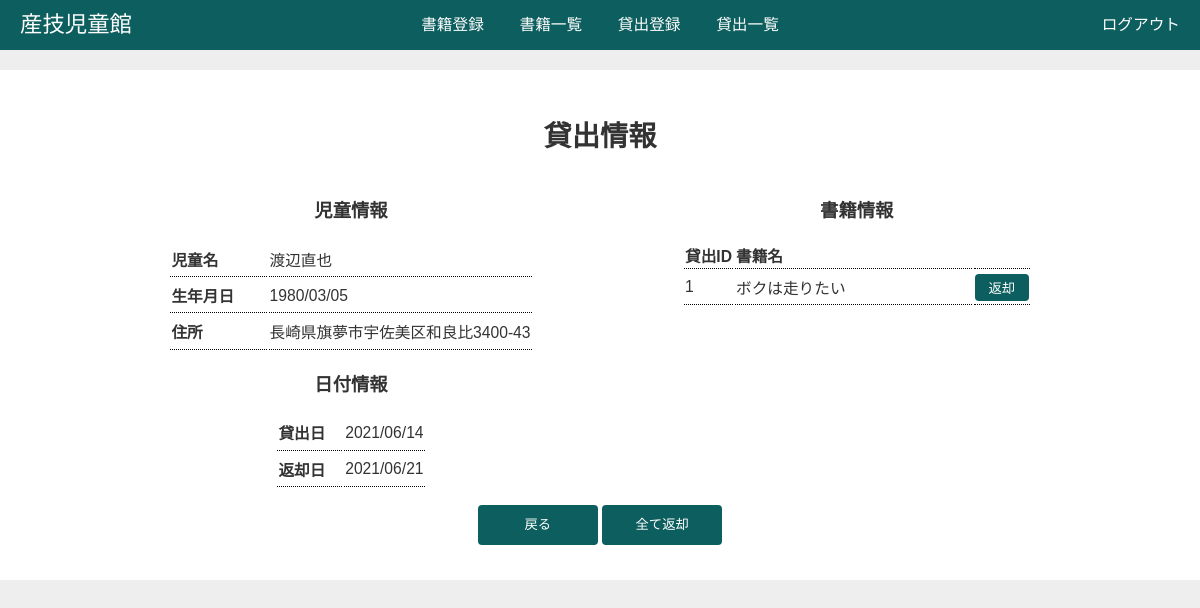
/admin/child.php?id=1 (signed in), run on the app's committed database.
### tables this page shows
CREATE TABLE `lending` (
  `id` int(11) NOT NULL COMMENT '貸出番号',
  `date` varchar(100) NOT NULL COMMENT '貸出日',
  `returndate` varchar(100) NOT NULL COMMENT '返却予定日',
  `number` int(11) NOT NULL COMMENT '書籍番号',
  `title` varchar(100) NOT NULL COMMENT '書籍名',
  `name` varchar(100) NOT NULL COMMENT '児童名',
  `address` varchar(100) NOT NULL COMMENT '住所',
  `birthday` varchar(100) NOT NULL COMMENT '生年月日'
);

### admin/child.php (the view, shortened to what this page needs)
<?php
require('login-check.php');
$id = $_REQUEST['id'];
$child_sql = 'SELECT name, address, birthday
              FROM lending
              WHERE id = ?';
$sth = $db->prepare($child_sql);
$sth->execute([$id]);
$detail_child = $sth->fetch();
$child_books_sql = 'SELECT * FROM lending WHERE name = ? AND address = ? AND birthday = ?';
$sth = $db->prepare($child_books_sql);
$sth->execute([
    $detail_child['name'],
    $detail_child['address'],
    $detail_child['birthday']
]);
$rows = $sth->fetchall();
?>
<!DOCTYPE html>
<html>
<head>
    <link rel="stylesheet" href="style.css">
</head>
<body class="adminBg">
    <header>
        <div class="headerInner">
            <div class="headerLeft">
                <a name="top">産技児童館</a>
            </div>
            <div class="headerCenter">
                <a href="index.php#newBook">書籍登録</a>
                <a href="index.php">書籍一覧</a>
                <a href="lend.php">貸出登録</a>
                <a href="list.php">貸出一覧</a>
            </div>
            <div class="headerRight">
                <a href="logout.php">ログアウト</a>
            </div>
        </div>
    </header>
    <div class="registerForm">
        <h2>貸出情報</h2>
        <form action="" method="post" onsubmit="return ask();">
            <div class="childCont">
                <div class="cont1">
                    <h3>児童情報</h3>
                    <table class="childDetail">
                        <tr>
                            <th>児童名</th>
                            <td class="name"><?php echo $rows[0]['name'] ?></td>
                        </tr>
                        <tr>
                            <th>生年月日</th>
                            <td class="birthday"><?php echo $rows[0]['birthday'] ?></td>
                        </tr>
                        <tr>
                            <th>住所</th>
                            <td class="address"><?php echo $rows[0]['address'] ?></td>
                        </tr>
                    </table>
                    <h3>日付情報</h3>
                    <table class="dateDetail">
                        <tr>
                            <th>貸出日</th>
                            <td class="date"><?php echo $rows[0]['date'] ?></td>
                        </tr>
                        <tr>
                            <th>返却日</th>
                            <td class="date"><?php echo $rows[0]['returndate'] ?></td>
                        </tr>
                    </table>
                </div>
                <div class="cont2">
                    <h3>書籍情報</h3>
                    <table class="bookDetail">
                        <tr>
                            <th>貸出ID</th>
                            <th>書籍名</th>
                            <th></th>
                        </tr>
                        <?php foreach ($rows as $row) : ?>
                            <tr>
                                <td class="id"><?php echo $row['id'] ?></td>
                                <td class="title"><?php echo $row['title'] ?></td>
                                <td><input type="button" value="返却" class="listButton" onclick="location.href='return.php?id=<?php echo $row['id'] ?>'"></td>
                            </tr>
                        <?php endforeach; ?>
                    </table>
                </div>
            </div>
            <p>
                <input type="button" value="戻る" class="registerButton" onclick="history.back();">
                <input type="submit" value="全て返却" class="registerButton">
            </p>
        </form>
    </div>
</body>
</html>

### admin/style.css (style rules this page uses)
html { font-size: 70%; }
body { margin: 0; padding: 0; color: #333333; font-size: 1.4rem; font-family: sans-serif; }
input { outline: 0; }
.adminBg { background-color: #eeeeee; }
.headerInner, .registerForm, .registerList { margin: 0 auto; width: 1200px; }
header { margin: 0 0 20px 0; height: 50px; line-height: 50px; color: #ffffff; background-color: #0d5e5e; position: sticky; top: 0; z-index: 100; }
.headerInner { display: flex; }
.headerCenter, .headerLeft, .headerRight { width: 600px; box-sizing: border-box; }
.headerCenter a, .headerLeft a, .headerRight a { text-decoration: none; color: #ffffff; }
.headerCenter a { margin: auto 1em; }
.headerCenter { text-align: center; }
.headerLeft { padding: 0 0 0 20px; font-size: 2rem; }
.headerRight { text-align: right; padding: 0 20px 0 0; }
.registerForm { margin-bottom: 20px; padding: 20px; text-align: center; background-color: #ffffff; box-sizing: border-box; }
h2 { text-align: center; }
.registerButton { padding: 0; width: 120px; line-height: 3em; background-color: #eeeeee; }
input[type="button"], input[type="submit"] { border-radius: 4px; }
.listButton { border: none; background-color: #0d5e5e; color: #fff; }
.registerButton { border: none; background-color: #0d5e5e; color: #fff; }
h1, h2 { font-size: 180%; }
table { text-align: left; margin: 0 auto; }
.listButton { width: 4em; height: 2em; }
.childCont { display: flex; justify-content: space-evenly; }
.childDetail td, .dateDetail td, .bookDetail td { height: 2em; border-bottom: #000 1px dotted; }
.childDetail th { border-bottom: #000 1px dotted; width: 6em; }
.dateDetail th { border-bottom: #000 1px dotted; width: 4em; }
.bookDetail th { border-bottom: #000 1px dotted; }
.bookDetail .title { width: 15em; }
.bookDetail td { border: none; border-bottom: #000 1px dotted; }
.registerForm tr { border-bottom: #000 1px dotted; }

### data on the page
lending: name "渡辺直也", birthday "1980/03/05", address "長崎県旗夢市宇佐美区和良比3400-43", date "2021/06/14", returndate "2021/06/21", id "1", title "ボクは走りたい"
